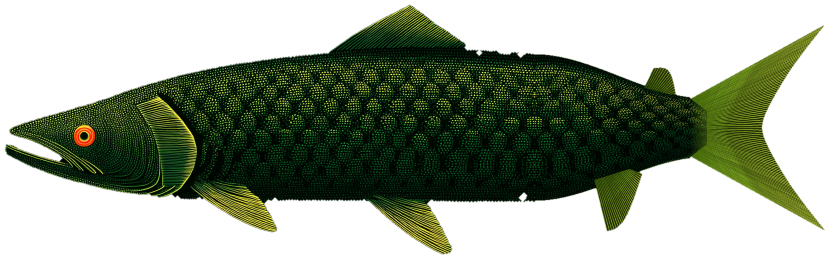
#> input picture assets/source/s00_salmon_complete.png, 1658 x 518 px, found by its file name (shown at 1/2 size)
$ python fish_height.py ../assets/source
#> lines starting #> are read from the running program, lines starting #| are printed output that depends on the picture; after the words box and inside, x2 and y2 are one past the last pixel; in counts of white or black regions, pixels touching at a corner belong together
"""Thickness map for inflating the 2D salmon into a 3D body.
Body: rounded (sqrt of distance to the outline). Fins and tail: stay thin."""
import sys
from pathlib import Path
import numpy as np
from PIL import Image
from scipy import ndimage as ndi

ROOT = Path(sys.argv[1])
im = np.asarray(Image.open(ROOT / "assets/source/s00_salmon_complete.png"))
#> im is the input picture: shape (518, 1658, 4); mean R, G, B, A 14.6, 24.3, 7.1, 118.9
alpha = im[..., 3] > 40
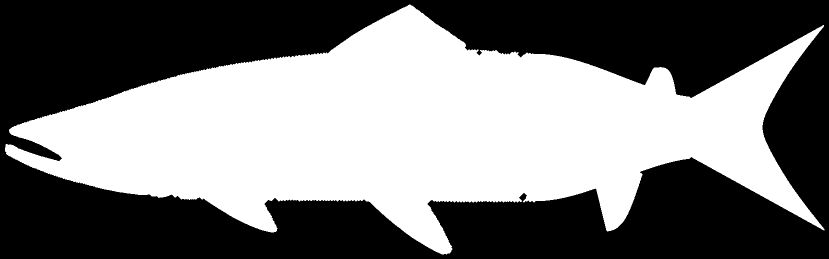
#> alpha: shape (518, 1658) bool (shown at 1/2 size); 47.1% white; 1 white region, box (x1, y1, x2, y2) and area: (10, 9, 1649, 509) 404660

# clean mask: largest component, holes filled (drops the stray white specks)
lab, n = ndi.label(alpha)
#> n = 1
sizes = ndi.sum(alpha, lab, range(1, n + 1))
#> sizes = [404660]
mask = ndi.binary_fill_holes(lab == 1 + int(np.argmax(sizes)))

dist = ndi.distance_transform_edt(mask)
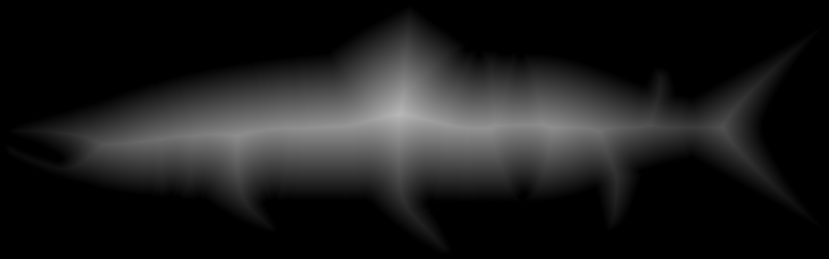
#> dist: shape (518, 1658) float64 (shown at 1/2 size); min 0, max 183.8, mean 27.9
H, W = mask.shape
#> H = 518; W = 1658
# Per column: top and bottom of the silhouette. Fins are short local spikes in
# those curves, so a wide median ignores them; max/min keep the body side.
cols = np.arange(W)
#> cols = 1658 values from 0 to 1657
has_m = mask.any(0)
top_raw = np.where(has_m, mask.argmax(0), H / 2).astype(float)
#> top_raw = 1658 values, max 458 at index 1648, min 9 at index 818, mean 132
bot_raw = np.where(has_m, H - 1 - mask[::-1].argmax(0), H / 2).astype(float)
#> bot_raw = 1658 values, max 508 at index 883, min 259 at index 0, mean 395.7
top = ndi.gaussian_filter1d(np.maximum(top_raw, ndi.median_filter(top_raw, 801, mode="nearest")), 10)
#> top = 1658 values, max 267.7 at index 10, min 107 at index 701, mean 149.6
bot = ndi.gaussian_filter1d(np.minimum(bot_raw, ndi.median_filter(bot_raw, 401, mode="nearest")), 10)
#> bot = 1658 values, max 403 at index 798, min 274.5 at index 0, mean 376.9
c, R = (top + bot) / 2, np.maximum((bot - top) / 2, 1)
#> c = 1658 values, max 289.4 at index 132, min 232.7 at index 1324, mean 263.2; R = 1658 values, max 148 at index 798, min 4.08 at index 0, mean 113.6
# Thickness eases away towards the narrowest point in front of the tail (the caudal
# peduncle), so the body slims into the tail instead of ending in a blunt cap there
search = (cols > W * 0.72) & (cols < W * 0.92) & has_m
x1 = int(cols[search][np.argmin(R[search])])
#> x1 = 1378
t = np.clip((cols - (x1 - 260)) / 310.0, 0, 1)
#> t = 1658 values from 0 to 1
taper = (1 - t * t * (3 - 2 * t)) * has_m
#> taper = 1658 values, max 1 at index 10, min 0 at index 0, mean 0.762
x0 = int(cols[has_m][0])
#> x0 = 10
Y = np.arange(H)[:, None]
#> Y = 518 values from 0 to 517
u = (Y - c[None, :]) / R[None, :]
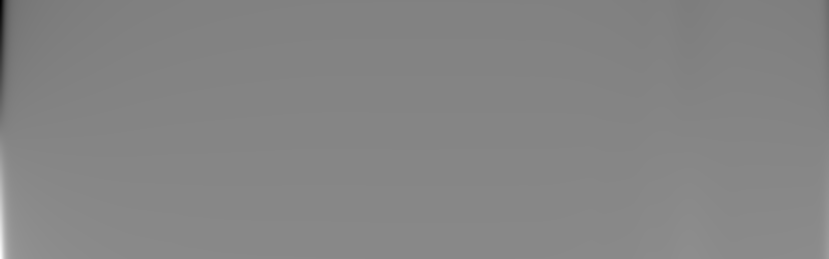
#> u: shape (518, 1658) float64 (shown at 1/2 size); min -66.29, max 60.42, mean -0.1; drawn with min black and max white
body_z = 0.45 * R[None, :] * np.sqrt(np.clip(1 - u ** 2, 0, 1)) * taper[None, :]
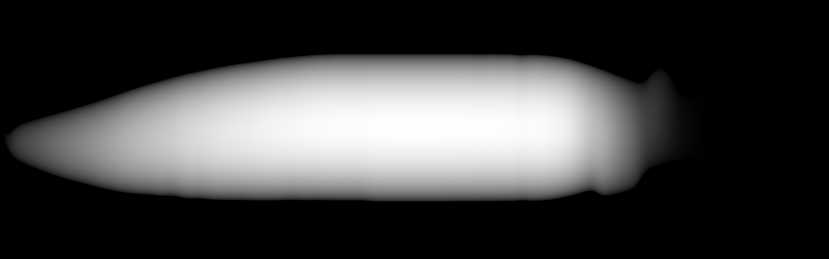
#> body_z: shape (518, 1658) float64 (shown at 1/2 size); min 0, max 66.6, mean 16.8; drawn with min black and max white
# Round the body off at the real outline too. The smoothed top/bottom curves run outside
# the silhouette where it dips in, which left a cliff at the edge; there the front and
# back halves couldn't be stitched and the mesh had holes (you could see inside the fish).
body_z = body_z * np.sqrt(np.clip(dist / 14.0, 0, 1))
fin_z = np.minimum(dist, 2.5)
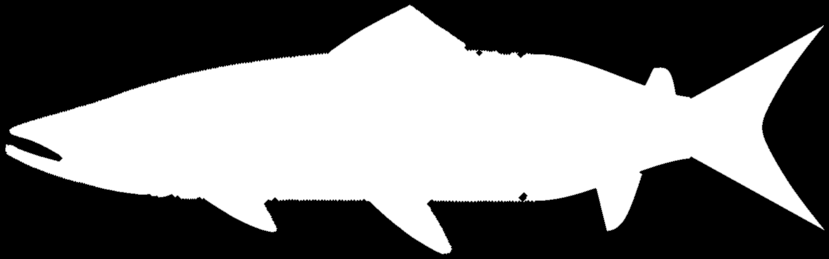
#> fin_z: shape (518, 1658) float64 (shown at 1/2 size); min 0, max 2.5, mean 1.17; drawn with min black and max white
z = np.where(mask, np.maximum(body_z, fin_z), 0).astype(np.float32)
z = np.where(mask, ndi.gaussian_filter(z, 2), 0).astype(np.float32)
np.save(ROOT / "assets/3d/salmon_height.npy", z)
Image.fromarray((z / z.max() * 255).astype(np.uint8)).save(ROOT / "assets/3d/salmon_height_preview.png")
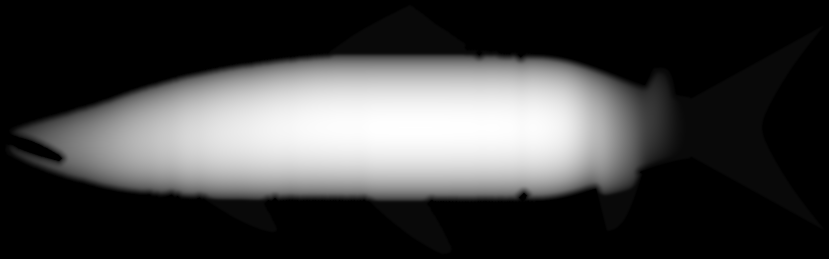
#> saved as salmon_height_preview.png: PIL image 1658x518 L (shown at 1/2 size); min 0, max 255, mean 64.1
Image.fromarray((mask * 255).astype(np.uint8)).save(ROOT / "assets/3d/salmon_mask.png")
print("size", mask.shape[::-1], "z max px", round(float(z.max()), 1), "body x range", int(x0), int(x1))
#| size (1658, 518) z max px 66.6 body x range 10 1378

$ run again, with assets/source/s01_well.png copied over assets/source/s00_salmon_complete.png
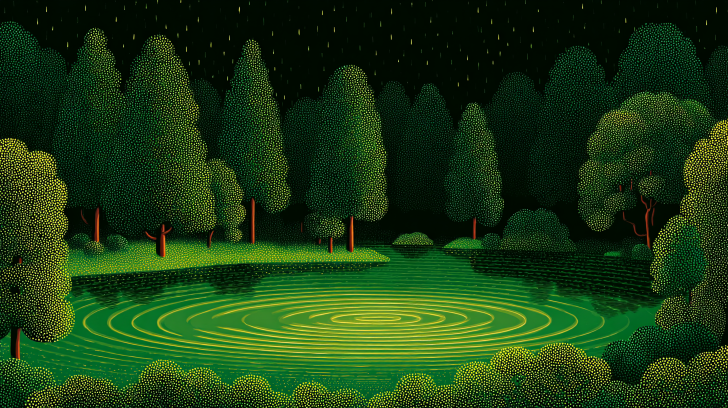
#> input picture assets/source/s01_well.png, 1456 x 816 px, found by its file name (shown at 1/2 size)
#> im is the input picture: shape (816, 1456, 4); mean R, G, B, A 26.5, 58.9, 18.5, 255
#> alpha: shape (816, 1456) bool; every value is 1
#> lab: shape (816, 1456) int32; every value is 1
#> n = 1
#> sizes = [1188096]
#> `dist = ndi.distance_transform_edt(mask)`:
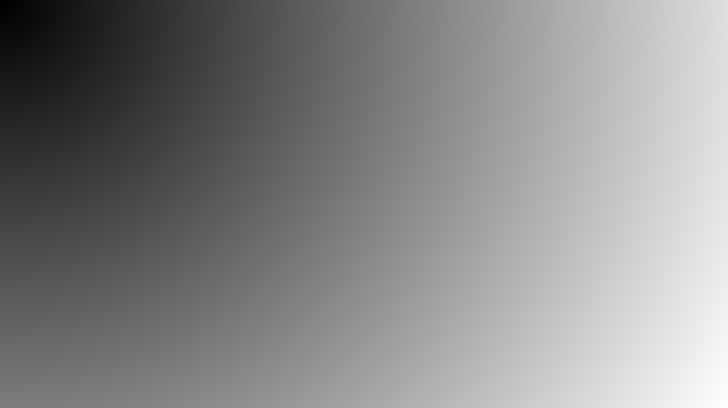
#> dist: shape (816, 1456) float64 (shown at 1/2 size); min 1, max 1668.2, mean 890.1; drawn with min black and max white
#> top_raw = 1456 values from 0 to 0
#> bot_raw = 1456 values from 815 to 815
#> top = 1456 values from 0 to 0
#> bot = 1456 values from 815 to 815
#> c = 1456 values from 407.5 to 407.5
#> x1 = 1049
#> t = 1456 values from 0 to 1
#> taper = 1456 values, max 1 at index 0, min 0 at index 1099, mean 0.649
#> x0 = 0
#> `Image.fromarray((z / z.max() * 255).astype(np.uint8)).save(ROOT / "ass..`:
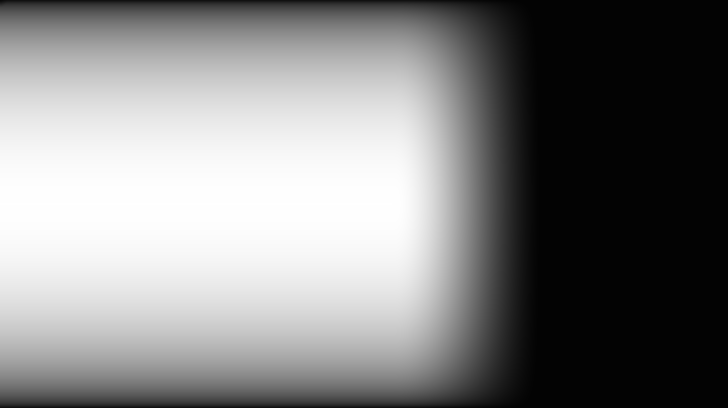
#> saved as salmon_height_preview.png: PIL image 1456x816 L (shown at 1/2 size); min 3, max 255, mean 130.1
#| size (1456, 816) z max px 183.4 body x range 0 1049

$ run again, with assets/source/s02_fintan.png copied over assets/source/s00_salmon_complete.png
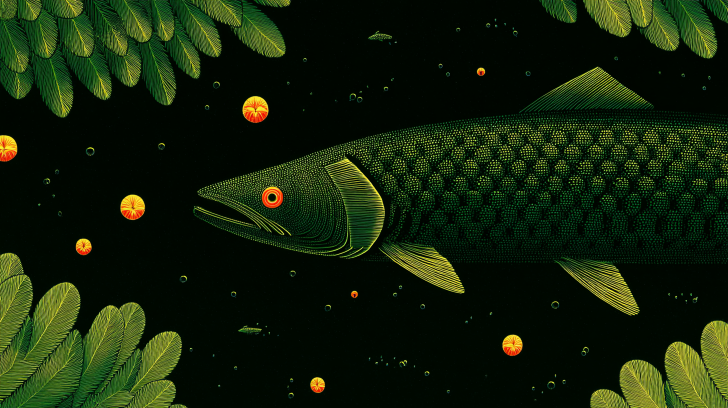
#> input picture assets/source/s02_fintan.png, 1456 x 816 px, found by its file name (shown at 1/2 size)
#> im is the input picture: shape (816, 1456, 4); mean R, G, B, A 20.4, 34.5, 10, 255
#> alpha: shape (816, 1456) bool; every value is 1
#> lab: shape (816, 1456) int32; every value is 1
#> n = 1
#> sizes = [1188096]
#> `dist = ndi.distance_transform_edt(mask)`:
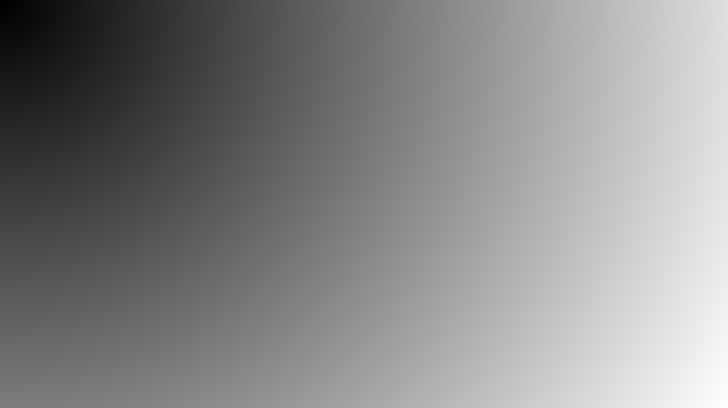
#> dist: shape (816, 1456) float64 (shown at 1/2 size); min 1, max 1668.2, mean 890.1; drawn with min black and max white
#> top_raw = 1456 values from 0 to 0
#> bot_raw = 1456 values from 815 to 815
#> top = 1456 values from 0 to 0
#> bot = 1456 values from 815 to 815
#> c = 1456 values from 407.5 to 407.5
#> x1 = 1049
#> t = 1456 values from 0 to 1
#> taper = 1456 values, max 1 at index 0, min 0 at index 1099, mean 0.649
#> x0 = 0
#> `Image.fromarray((z / z.max() * 255).astype(np.uint8)).save(ROOT / "ass..`:
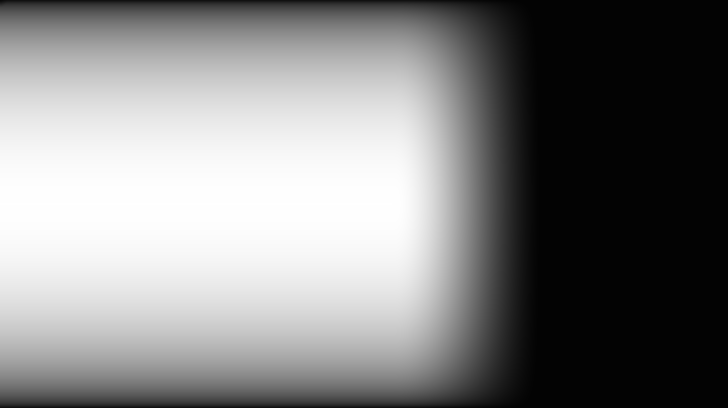
#> saved as salmon_height_preview.png: PIL image 1456x816 L (shown at 1/2 size); min 3, max 255, mean 130.1
#| size (1456, 816) z max px 183.4 body x range 0 1049

$ run again, with assets/source/s03_finegas.png copied over assets/source/s00_salmon_complete.png
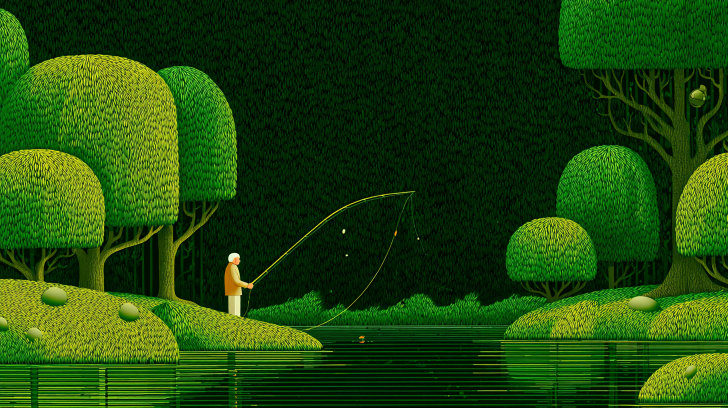
#> input picture assets/source/s03_finegas.png, 1456 x 816 px, found by its file name (shown at 1/2 size)
#> im is the input picture: shape (816, 1456, 4); mean R, G, B, A 28.8, 70.8, 10.1, 255
#> alpha: shape (816, 1456) bool; every value is 1
#> lab: shape (816, 1456) int32; every value is 1
#> n = 1
#> sizes = [1188096]
#> `dist = ndi.distance_transform_edt(mask)`:
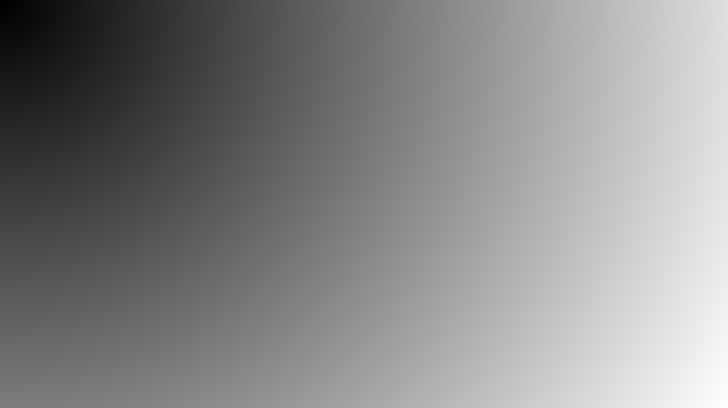
#> dist: shape (816, 1456) float64 (shown at 1/2 size); min 1, max 1668.2, mean 890.1; drawn with min black and max white
#> top_raw = 1456 values from 0 to 0
#> bot_raw = 1456 values from 815 to 815
#> top = 1456 values from 0 to 0
#> bot = 1456 values from 815 to 815
#> c = 1456 values from 407.5 to 407.5
#> x1 = 1049
#> t = 1456 values from 0 to 1
#> taper = 1456 values, max 1 at index 0, min 0 at index 1099, mean 0.649
#> x0 = 0
#> `Image.fromarray((z / z.max() * 255).astype(np.uint8)).save(ROOT / "ass..`:
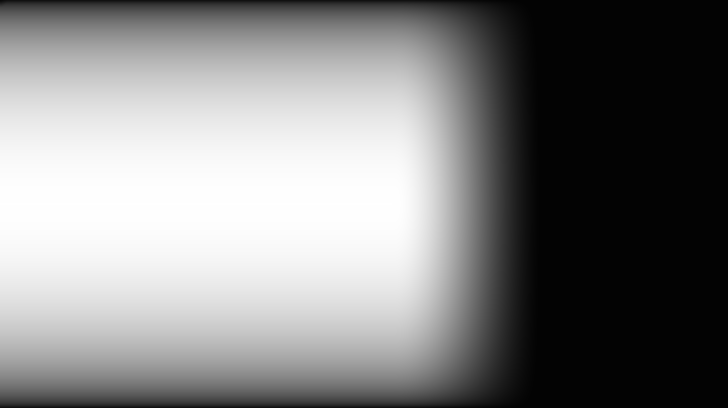
#> saved as salmon_height_preview.png: PIL image 1456x816 L (shown at 1/2 size); min 3, max 255, mean 130.1
#| size (1456, 816) z max px 183.4 body x range 0 1049
